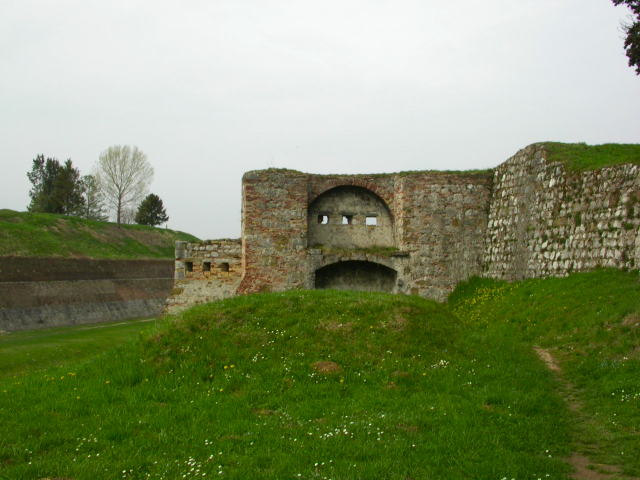
#> input picture pa2/img1.png, 640 x 480 px
$ python f_matrix.py
#> lines starting #> are read from the running program, lines starting #| are printed output that depends on the picture

# coding: utf-8

# In[1]:


import matplotlib.pyplot as plt
import numpy as np
import cv2
import pandas as pd


# In[2]:


cv2.__version__


# In[3]:


img1 = cv2.imread('img1.png', cv2.IMREAD_COLOR)
#> img1 is the input picture: shape (480, 640, 3); mean B, G, R 102.4, 141.3, 129.4
img2 = cv2.imread('img2.png', cv2.IMREAD_COLOR)
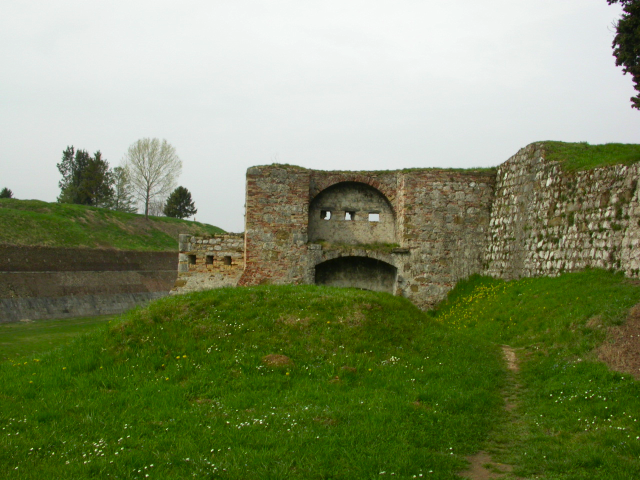
#> input picture pa2/img2.png, 640 x 480 px
#> img2 is the input picture: shape (480, 640, 3); mean B, G, R 99.1, 138.5, 126.8


# In[4]:


# opencv : BGR, matplotlib : RGB
b, g, r = cv2.split(img1)
img1 = cv2.merge([r, g, b])
b, g, r = cv2.split(img2)
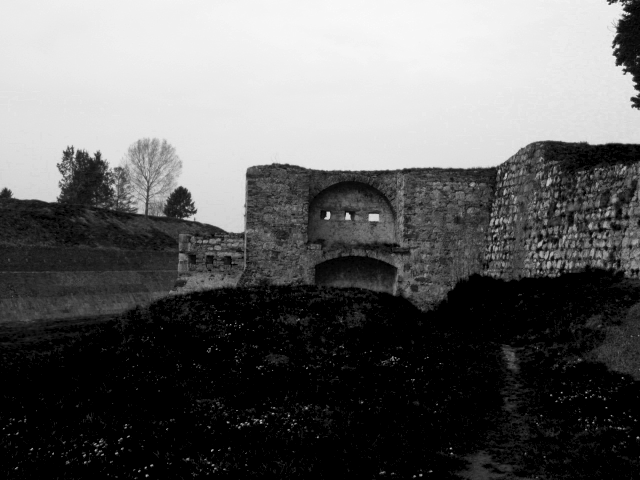
#> b: shape (480, 640); min 0, max 249, mean 99.1
img2 = cv2.merge([r, g, b])


# In[5]:


gray1 = cv2.cvtColor(img1, cv2.COLOR_BGR2GRAY)
gray2 = cv2.cvtColor(img2, cv2.COLOR_BGR2GRAY)
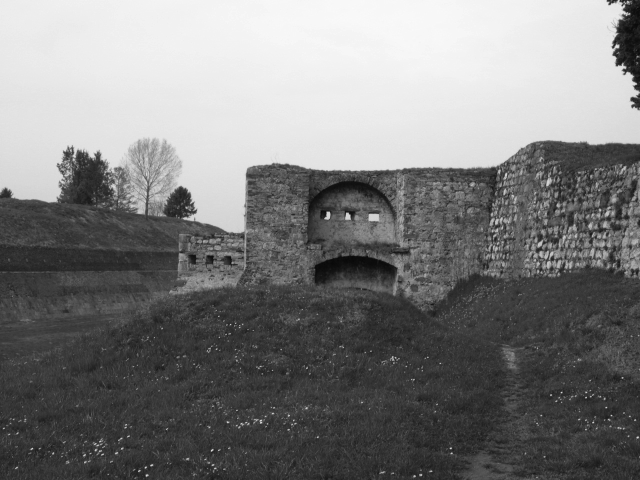
#> gray2: shape (480, 640); min 9, max 250, mean 125.4


# In[6]:


img1_file = plt.imread('img1.png')
img2_file = plt.imread('img2.png')


# In[7]:


plt.figure(figsize=(15,15))
plt.subplot(121)
plt.imshow(img1)
plt.title('img1')

plt.subplot(122)
plt.imshow(img2)
plt.title('img2')
plt.show()


# In[8]:


sift = cv2.xfeatures2d.SIFT_create()
(kp1, descs1) = sift.detectAndCompute(gray1, None)
#> kp1 = 1341 keypoints; strongest (x, y, size): (629, 47, 2.5), (325, 218, 3.3), (345, 220, 3.8), (634, 4, 2.6)
sift_img = cv2.drawKeypoints(img1, kp1, None)
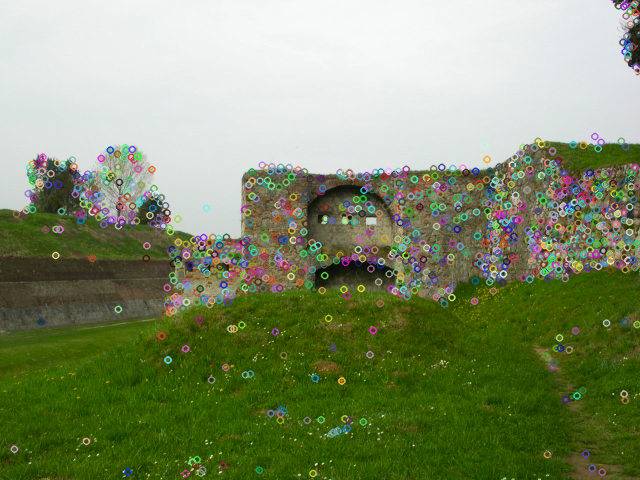
#> sift_img: shape (480, 640, 3); mean R, G, B 130.5, 142.7, 106.2

plt.figure(figsize=(10, 10))
plt.imshow(sift_img)
plt.title('keypoints of img1')
plt.show()


# In[9]:


sift2 = cv2.xfeatures2d.SIFT_create()
(kp2, descs2) = sift.detectAndCompute(gray2, None)
#> kp2 = 1343 keypoints; strongest (x, y, size): (617, 46, 2.7), (328, 214, 2.9), (348, 216, 3.7), (632, 99, 3)
sift_img2 = cv2.drawKeypoints(img2, kp2, None)
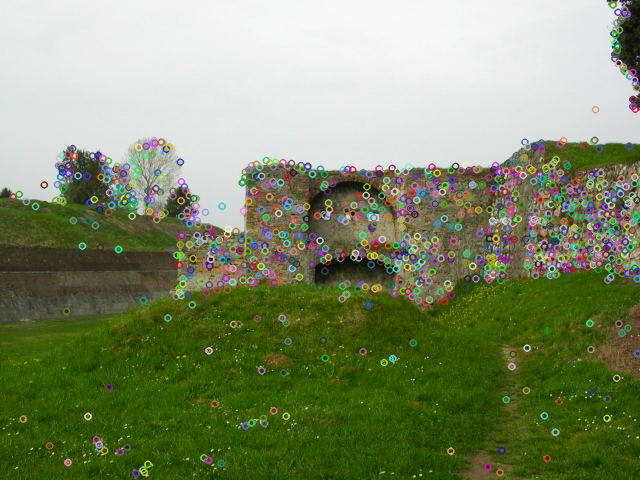
#> sift_img2: shape (480, 640, 3); mean R, G, B 128.1, 140, 102.9

plt.figure(figsize=(10, 10))
plt.imshow(sift_img2)
plt.title('keypoints of img2')
plt.show()


# In[10]:


bf = cv2.BFMatcher()
matches = bf.knnMatch(descs1, descs2, k=2)
#> matches = 1341 matches


# In[11]:


good = []
for m,n in matches:
    if m.distance < 0.75*n.distance:
        good.append([m])
#> after the loop, good = 729 matches


# In[12]:


img3 = cv2.drawMatchesKnn(img1,kp1,img2,kp2,good, None)
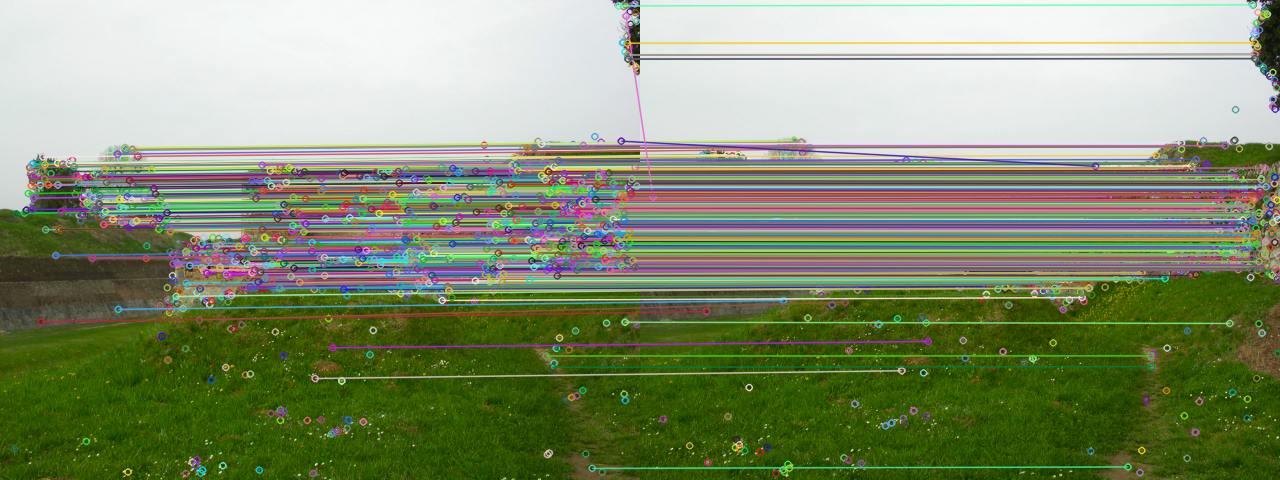
#> img3: shape (480, 1280, 3); mean R, G, B 132.4, 144.4, 110.8
plt.figure(figsize=(15,15))
plt.imshow(img3)
plt.title('matches')
plt.show()


# In[21]:


# 매칭점 인덱스 알아내기
pt = []

for i in range(10, 18):
    pt.append((good[i][0].queryIdx, good[i][0].trainIdx))
#> after the loop, pt = [(13, 22), (14, 24), (17, 23), (19, 30), (20, 33), (21, 34), (22, 31), (23, 36)]


# In[22]:


# 매칭점 좌표 알아내기
coordi = []

for i in range(8):
    coordi.append((np.round(kp1[pt[i][0]].pt), np.round(kp2[pt[i][1]].pt)))
#> after the loop, coordi = [([33, 198], [63, 189]), ([38, 163], [67, 154]), ([41, 321], [66, 311]), ([42, 157], [72, 148]), ([44, 179], [74, 170]), ([44, 164], [74, 156]), ([45, 229], [73, 220]), ([48, 184], [78, 175])]


# In[23]:


coordi


# In[24]:


# 매징점 좌표 표시
plt.figure(figsize=(15,15))
plt.subplot(121)
plt.imshow(img1)
for i in range(8):
    plt.scatter(x=coordi[i][0][0], y=coordi[i][0][1])

plt.subplot(122)
plt.imshow(img2)
for i in range(8):
    plt.scatter(x=coordi[i][1][0], y=coordi[i][1][1])
plt.show()
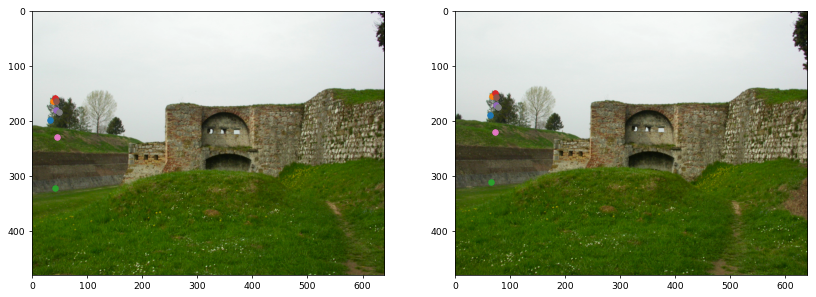
#> figure drawn by matplotlib, 2 panels


# In[25]:


# A Matrix 구하기
A = []

for i in range(8):
    A.append([coordi[i][0][0]*coordi[i][1][0], coordi[i][0][0]*coordi[i][1][1], coordi[i][0][0], coordi[i][0][1]*coordi[i][1][0], coordi[i][0][1]*coordi[i][1][1], coordi[i][0][1], coordi[i][1][0], coordi[i][1][1], 1])
#> after the loop, A = 8 items


# In[26]:


# A
df = pd.DataFrame(data=A)
#> df = table of 8 rows and 9 columns
#> (the run stopped early here; a loop or call above may not have finished)
